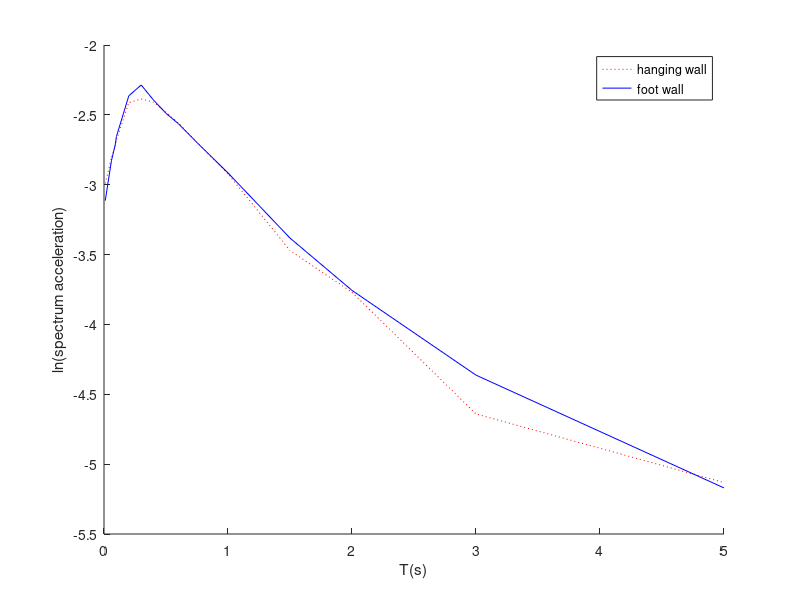
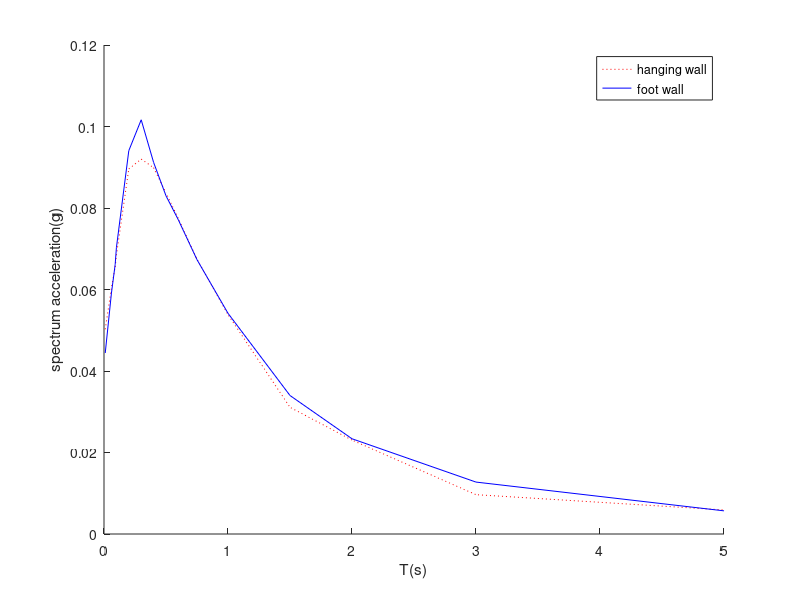
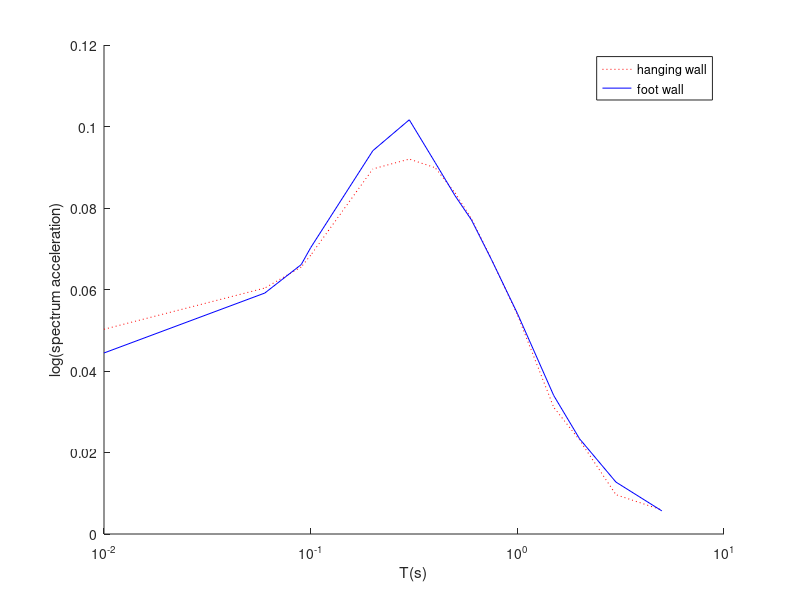

These charts were generated, in order, by the following MATLAB code:
clc
clear all
%% HW4d(i)
% hanging wall on soil site
M=6.5;
R=50;
T=[0.01 0.06 0.09 0.10 0.20 0.30 0.40 0.50 0.60 0.75 1.0 ...
    1.5 2.0 3.0 5.0];
logT=log10(T);
c1=[-3.008 -1.994 -1.408 -1.508 -3.226 -4.050 -5.293 -6.307...
    -7.209 -8.309 -9.868 -11.216 -12.806 -13.886 -14.606];
c2=[0.905 0.809 0.765 0.785 0.870 0.999 1.165 1.291 1.395...
    1.509 1.691 1.789 2.005 2.099 2.160];
c3=[-1.451 -1.500 -1.551 -1.551 -1.211 -1.205 -1.167 -1.134...
    -1.099 -1.044 -1.004 -0.965 -0.975 -1.077 -1.114];
c4=[0.110 0.251 0.280 0.280 0.045 0.030 0.011 0.0042 0.0016...
    0.0006 0.0004 0.0003 0.0005 0.0004 0.0004];
c5=[0.638 0.518 0.510 0.500 0.708 0.788 0.958 1.118 1.258 ...
    1.408 1.485 1.522 1.528 1.548 1.562];
lnsa=c1+M*c2+c3.*log(R+c4.*exp(M*c5));
sa=exp(lnsa);
logsa=log10(sa);

% footwall on soil site
C1=[-3.306 -1.896 -1.256 -1.306 -3.310 -4.880 -5.628 -6.284...
    -7.252 -8.355 -9.860 -11.750 -12.827 -13.795 -14.256];
C2=[0.937 0.977 0.907 0.907 0.957 1.219 1.239 1.311 1.429...
    1.536 1.692 1.919 2.025 2.069 2.120];
C3=[-1.454 -1.744 -1.754 -1.734 -1.291 -1.294 -1.181...
    -1.160 -1.128 -1.065 -0.995 -0.997 -0.996 -0.989 -1.144];
C4=[0.100 0.140 0.151 0.151 0.100 0.031 0.0122 0.0057 0.0025...
    0.0008 0.0005 0.0005 0.0005 0.0005 0.0007];
C5=[0.670 0.720 0.720 0.710 0.700 0.910 1.020 1.130 1.260...
    1.420 1.504 1.544 1.536 1.490 1.480];
LnSA=C1+M*C2+C3.*log(R+C4.*exp(M*C5));
SA=exp(LnSA);
logSA=log10(SA);
figure
hold on % natural log
plot(T,lnsa,'r:')
plot(T,LnSA,'b-') %capital is for footwall
legend('hanging wall','foot wall')
xlabel('T(s)')
ylabel('ln(spectrum acceleration)')
figure
hold on % original uni
plot(T,sa,'r:')
plot(T,SA,'b-')
legend('hanging wall','foot wall')
xlabel('T(s)')
ylabel('spectrum acceleration(g)')
figure
hold on % log unit
semilogx(T,sa,'r:')
semilogx(T,SA,'b-')
legend('hanging wall','foot wall')
xlabel('T(s)')
ylabel('log(spectrum acceleration)')
